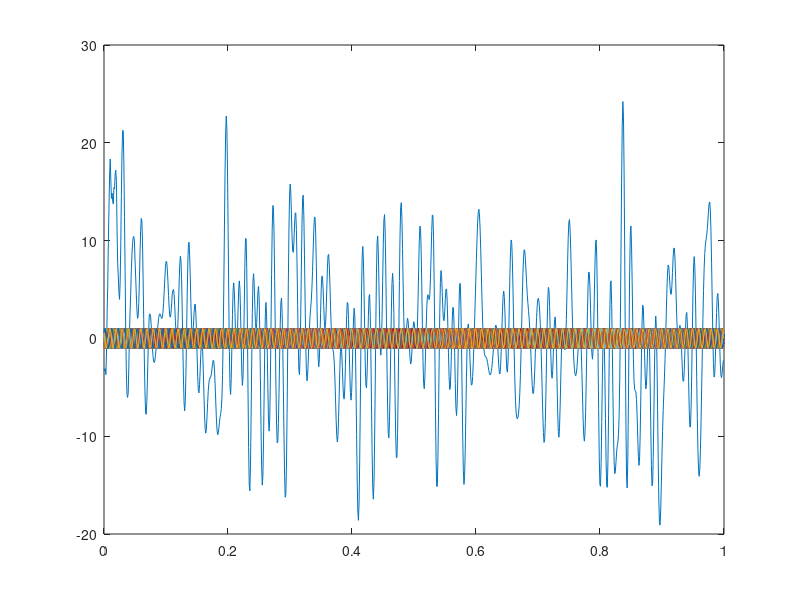

Recreate this plot in MATLAB.
function [ ts, fakeEeg, components ] = test_createFakeEeg(varargin)
%TEST_CREATEFAKEEEG Summary of this function goes here
%   Detailed explanation goes here
% From: https://www.researchgate.net/post/Do_you_know_any_fx_formulas_for_EEG-like_signal_generation
% Modified: Chenchal

    args = parseArgs(varargin);
    % randomizer for repeatable results
    %rng('default'); % Mersenne Twister with seed 0
    %     % Frequency params
    Fs = linspace(args.freqMin,args.freqMax,args.numberOfSineWaves)';
    %     % time params
    % sample time steps
    ts = linspace(args.minT,args.maxT,args.sRate*args.maxT);
    
    
    if args.randomizePhase
        % random phase difference times  
        %shiftDeg = repmat(0,args.numberOfSineWaves,1); % deg shift for each sine wave
        % random pick 10 deg increments
        shiftDeg = randi(36,args.numberOfSineWaves,1).*10; % deg shift for each sine wave
        periodLength = 1./Fs;
        shiftXvals = (shiftDeg./360).*periodLength; % shift x axis by this amount for each frequency
        % nearest index of ts array to shift
        [~, shiftXind] = arrayfun(@(x) min(abs(ts -x)),shiftXvals,'UniformOutput',false);
        shiftXind = cell2mat(shiftXind);
        %t = arrayfun(@(x) randsample(ts,length(ts)),(1:args.numberOfSineWaves)','UniformOutput',false);
        t = arrayfun(@(x) circshift(ts,x),shiftXind,'UniformOutput',false);
        t = cell2mat(t);      
    else
        t = repmat(ts,args.numberOfSineWaves,1);
    end
    % amplitude of sine waves
    if args.randomAmplitudes
        % amplitudes - Currently random for number of sines
        amplitudes = rand(args.numberOfSineWaves,1);
    else
        amplitudes = ones(args.numberOfSineWaves,1);
    end

    % time varying amplitute scaling -
    if args.randomAmplitudeScaling
        amplitudeScaling = rand(size(t));
    else
        % currently set to 1 for all sine waves across time
        amplitudeScaling = ones(size(t));
    end
    % Compute sine waves
    % time varying sine waves
    components = (amplitudes.*amplitudeScaling).*sin(2*pi*(Fs.*t));
    % sum all sine waves
    fakeEeg = sum(components);
    figure
    plot(ts(1,:),fakeEeg);
    hold on
    plot(ts(1,:),components(1:end,:))
    hold off

end

function out = parseArgs(varargin)
    defaults = {
        {'randomizePhase', true}
        {'randomAmplitudes', false}
        {'randomAmplitudeScaling', false}
        % Frequency params
        {'freqMin', 0}
        {'freqMax', 100}
        {'numberOfSineWaves',100}
        % time params
        {'minT', 0}
        {'maxT', 1}
        {'sRate', 1000}
        };

    parser = inputParser();
    for i = 1: numel(defaults)
        p = defaults{i};
        parser.addParameter(p{1},p{2});
    end
    parser.parse();
    if nargin > 0
        parser.parse(varargin{1}{:});
    end

    out = parser.Results;

end

